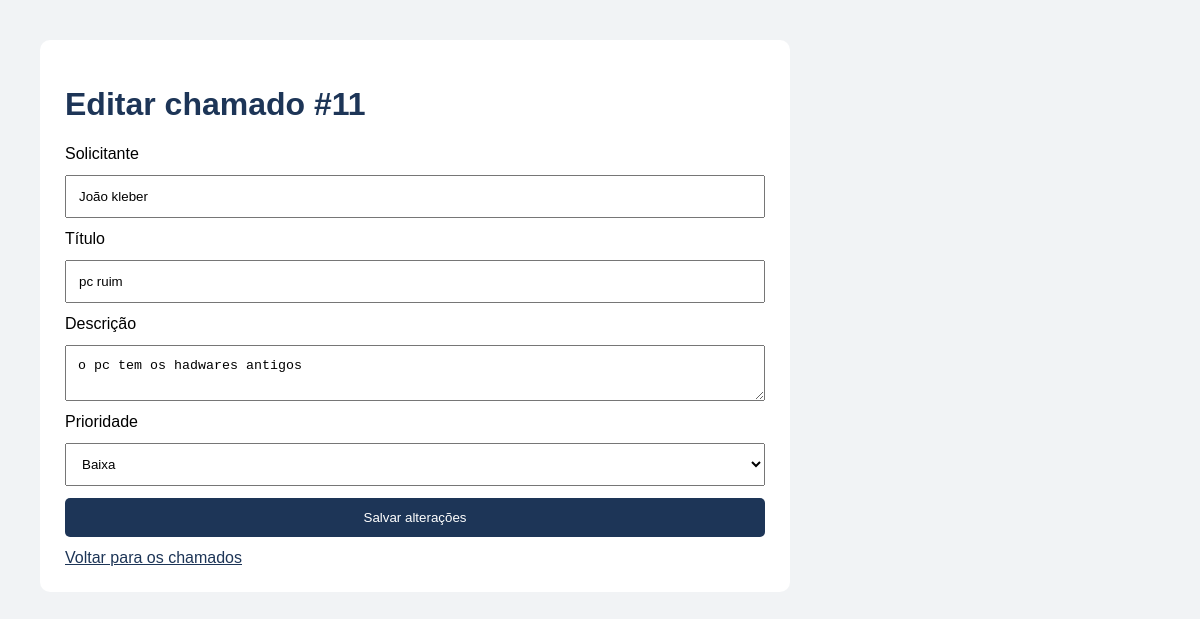
/editar/11, run on the app's committed database.
### tables this page shows
CREATE TABLE chamados (
            id INTEGER PRIMARY KEY AUTOINCREMENT,
            solicitante TEXT NOT NULL,
            titulo TEXT NOT NULL,
            descricao TEXT NOT NULL,
            prioridade TEXT NOT NULL,
            status TEXT DEFAULT 'Aberto'
        , data_abertura TEXT);

### app.py (the view, shortened to what this page needs)
@app.route("/editar/<int:id>", methods=["GET", "POST"])
def editar(id):
    banco = conectar()
    chamado = banco.execute(
        "SELECT * FROM chamados WHERE id = ?",
        (id,)
    ).fetchone()
    banco.close()
    if chamado is None:
        return "Chamado não encontrado", 404
    return render_template("editar.html", chamado=chamado)

### app.py (called while the page is built)
def conectar():
    return sqlite3.connect("database.db")

### templates/editar.html (shortened to what this page needs)
<!DOCTYPE html>
<html lang="pt-br">
<head>
</head>
<body>
<div class="container">
    <h1>Editar chamado #{{ chamado[0] }}</h1>
    <form method="POST">
        <label>Solicitante</label>
        <input type="text" name="solicitante"
        value="{{ chamado[1] }}" required>
        <label>Título</label>
        <input type="text" name="titulo"
        value="{{ chamado[2] }}" required>
        <label>Descrição</label>
        <textarea name="descricao"
        required>{{ chamado[3] }}</textarea>
        <label>Prioridade</label>
        <select name="prioridade">
            <option value="Baixa"
            {% if chamado[4] == 'Baixa' %}selected{% endif %}>
                Baixa
            </option>
        </select>
        <button type="submit">Salvar alterações</button>
    </form>
    <a href="/">Voltar para os chamados</a>
</div>
</body>
</html>

### templates/editar.html (style rules this page uses)
body { font-family: Arial; background: #f1f3f5; margin: 40px; }
.container { background: white; padding: 25px; border-radius: 10px; max-width: 700px; }
h1 { color: #1d3557; }
input, textarea, select, button { display: block; width: 100%; padding: 12px; margin: 12px 0; box-sizing: border-box; }
button { background: #1d3557; color: white; border: none; border-radius: 5px; cursor: pointer; }
a { color: #1d3557; }

### data on the page
chamados: id "11", solicitante "João kleber", titulo "pc ruim", descricao "o pc tem os hadwares antigos", prioridade "Baixa"
